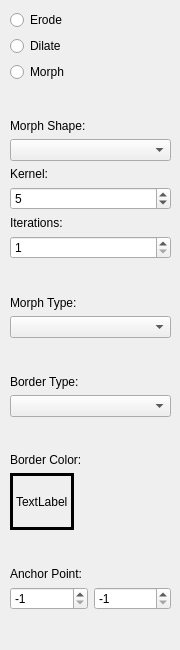
   <widget class="QWidget" name="morphology_tab">
    <attribute name="title">
     <string>Morphology</string>
    </attribute>
    <widget class="QWidget" name="layoutWidget">
     <property name="geometry">
      <rect>
       <x>10</x>
       <y>10</y>
       <width>161</width>
       <height>631</height>
      </rect>
     </property>
     <layout class="QVBoxLayout" name="verticalLayout_16">
      <item>
       <layout class="QVBoxLayout" name="verticalLayout_9">
        <item>
         <widget class="QRadioButton" name="morph_erode_radio">
          <property name="text">
           <string>Erode</string>
          </property>
         </widget>
        </item>
        <item>
         <widget class="QRadioButton" name="morph_dilate_radio">
          <property name="text">
           <string>Dilate</string>
          </property>
         </widget>
        </item>
        <item>
         <widget class="QRadioButton" name="morph_morph_radio">
          <property name="text">
           <string>Morph</string>
          </property>
         </widget>
        </item>
        <item>
         <spacer name="verticalSpacer_7">
          <property name="orientation">
           <enum>Qt::Vertical</enum>
          </property>
          <property name="sizeHint" stdset="0">
           <size>
            <width>20</width>
            <height>40</height>
           </size>
          </property>
         </spacer>
        </item>
       </layout>
      </item>
      <item>
       <layout class="QVBoxLayout" name="verticalLayout_10">
        <item>
         <widget class="QLabel" name="label_28">
          <property name="sizePolicy">
           <sizepolicy hsizetype="Fixed" vsizetype="Preferred">
            <horstretch>0</horstretch>
            <verstretch>0</verstretch>
           </sizepolicy>
          </property>
          <property name="minimumSize">
           <size>
            <width>81</width>
            <height>0</height>
           </size>
          </property>
          <property name="text">
           <string>Morph Shape:</string>
          </property>
         </widget>
        </item>
        <item>
         <widget class="QComboBox" name="morph_shape_combo"/>
        </item>
        <item>
         <widget class="QLabel" name="morph_kernel_label">
          <property name="text">
           <string>Kernel:</string>
          </property>
         </widget>
        </item>
        <item>
         <widget class="QSpinBox" name="morph_kernel_spin">
          <property name="minimum">
           <number>3</number>
          </property>
          <property name="maximum">
           <number>35</number>
          </property>
          <property name="singleStep">
           <number>2</number>
          </property>
          <property name="value">
           <number>5</number>
          </property>
         </widget>
        </item>
       </layout>
      </item>
      <item>
       <layout class="QVBoxLayout" name="verticalLayout_11">
        <item>
         <widget class="QLabel" name="label_34">
          <property name="sizePolicy">
           <sizepolicy hsizetype="Fixed" vsizetype="Preferred">
            <horstretch>0</horstretch>
            <verstretch>0</verstretch>
           </sizepolicy>
          </property>
          <property name="minimumSize">
           <size>
            <width>81</width>
            <height>0</height>
           </size>
          </property>
          <property name="text">
           <string>Iterations:</string>
          </property>
         </widget>
        </item>
        <item>
         <widget class="QSpinBox" name="morph_iteration_spin">
          <property name="minimum">
           <number>1</number>
          </property>
          <property name="maximum">
           <number>5</number>
          </property>
         </widget>
        </item>
        <item>
         <spacer name="verticalSpacer">
          <property name="orientation">
           <enum>Qt::Vertical</enum>
          </property>
          <property name="sizeHint" stdset="0">
           <size>
            <width>20</width>
            <height>40</height>
           </size>
          </property>
         </spacer>
        </item>
       </layout>
      </item>
      <item>
       <layout class="QVBoxLayout" name="verticalLayout_15">
        <item>
         <widget class="QLabel" name="label_29">
          <property name="sizePolicy">
           <sizepolicy hsizetype="Fixed" vsizetype="Preferred">
            <horstretch>0</horstretch>
            <verstretch>0</verstretch>
           </sizepolicy>
          </property>
          <property name="minimumSize">
           <size>
            <width>81</width>
            <height>0</height>
           </size>
          </property>
          <property name="text">
           <string>Morph Type:</string>
          </property>
         </widget>
        </item>
        <item>
         <widget class="QComboBox" name="morph_type_combo"/>
        </item>
        <item>
         <spacer name="verticalSpacer_3">
          <property name="orientation">
           <enum>Qt::Vertical</enum>
          </property>
          <property name="sizeHint" stdset="0">
           <size>
            <width>20</width>
            <height>40</height>
           </size>
          </property>
         </spacer>
        </item>
       </layout>
      </item>
      <item>
       <layout class="QVBoxLayout" name="verticalLayout_14">
        <item>
         <widget class="QLabel" name="label_30">
          <property name="sizePolicy">
           <sizepolicy hsizetype="Fixed" vsizetype="Preferred">
            <horstretch>0</horstretch>
            <verstretch>0</verstretch>
           </sizepolicy>
          </property>
          <property name="minimumSize">
           <size>
            <width>81</width>
            <height>0</height>
           </size>
          </property>
          <property name="text">
           <string>Border Type:</string>
          </property>
         </widget>
        </item>
        <item>
         <widget class="QComboBox" name="morph_border_type_combo"/>
        </item>
        <item>
         <spacer name="verticalSpacer_4">
          <property name="orientation">
           <enum>Qt::Vertical</enum>
          </property>
          <property name="sizeHint" stdset="0">
           <size>
            <width>20</width>
            <height>40</height>
           </size>
          </property>
         </spacer>
        </item>
       </layout>
      </item>
      <item>
       <layout class="QVBoxLayout" name="verticalLayout_13">
        <item>
         <widget class="QLabel" name="label_31">
          <property name="minimumSize">
           <size>
            <width>81</width>
            <height>0</height>
           </size>
          </property>
          <property name="text">
           <string>Border Color:</string>
          </property>
         </widget>
        </item>
        <item>
         <widget class="QLabel" name="morph_color_patch">
          <property name="sizePolicy">
           <sizepolicy hsizetype="Fixed" vsizetype="Fixed">
            <horstretch>0</horstretch>
            <verstretch>0</verstretch>
           </sizepolicy>
          </property>
          <property name="minimumSize">
           <size>
            <width>0</width>
            <height>57</height>
           </size>
          </property>
          <property name="frameShape">
           <enum>QFrame::Panel</enum>
          </property>
          <property name="frameShadow">
           <enum>QFrame::Plain</enum>
          </property>
          <property name="lineWidth">
           <number>3</number>
          </property>
          <property name="text">
           <string>TextLabel</string>
          </property>
         </widget>
        </item>
        <item>
         <spacer name="verticalSpacer_6">
          <property name="orientation">
           <enum>Qt::Vertical</enum>
          </property>
          <property name="sizeHint" stdset="0">
           <size>
            <width>20</width>
            <height>40</height>
           </size>
          </property>
         </spacer>
        </item>
       </layout>
      </item>
      <item>
       <layout class="QVBoxLayout" name="verticalLayout_12">
        <item>
         <widget class="QLabel" name="label_32">
          <property name="sizePolicy">
           <sizepolicy hsizetype="Fixed" vsizetype="Preferred">
            <horstretch>0</horstretch>
            <verstretch>0</verstretch>
           </sizepolicy>
          </property>
          <property name="minimumSize">
           <size>
            <width>81</width>
            <height>0</height>
           </size>
          </property>
          <property name="text">
           <string>Anchor Point:</string>
          </property>
         </widget>
        </item>
        <item>
         <layout class="QHBoxLayout" name="horizontalLayout_25">
          <item>
           <widget class="QSpinBox" name="morph_anchor_x_spin">
            <property name="minimum">
             <number>-1</number>
            </property>
            <property name="maximum">
             <number>1024</number>
            </property>
            <property name="value">
             <number>-1</number>
            </property>
           </widget>
          </item>
          <item>
           <widget class="QSpinBox" name="morph_anchor_y_spin">
            <property name="minimum">
             <number>-1</number>
            </property>
            <property name="maximum">
             <number>1024</number>
            </property>
            <property name="value">
             <number>-1</number>
            </property>
           </widget>
          </item>
         </layout>
        </item>
       </layout>
      </item>
      <item>
       <spacer name="verticalSpacer_5">
        <property name="orientation">
         <enum>Qt::Vertical</enum>
        </property>
        <property name="sizeHint" stdset="0">
         <size>
          <width>20</width>
          <height>40</height>
         </size>
        </property>
       </spacer>
      </item>
     </layout>
    </widget>
   </widget>
